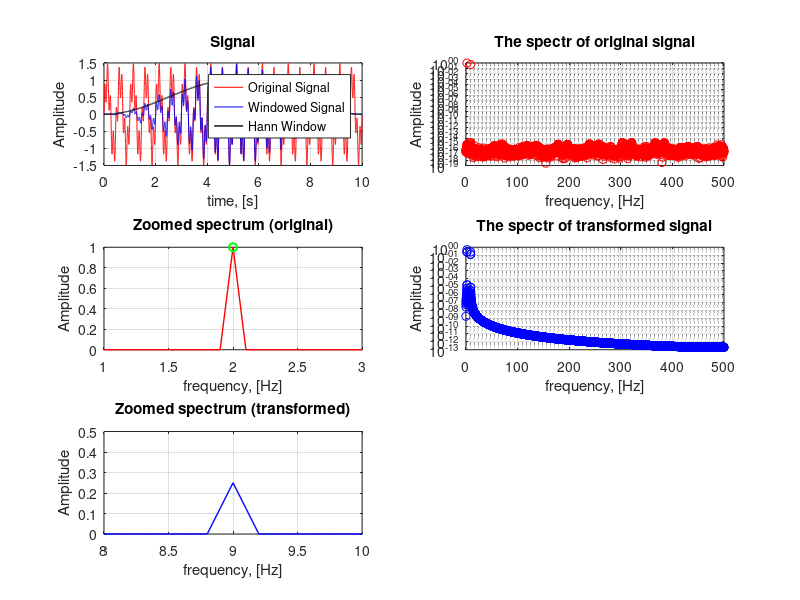

MATLAB code for this plot:
% Лабораторная работа №3: Свойства Дискретного Преобразования Фурье (ДПФ)
% Генерация случайного сигнала и его обработка

pkg load signal;

% 1. Параметры сигнала
Fs = 1000; % Частота дискретизации, Гц
T = 10;    % Длительность сигнала, с
N = Fs * T; % Количество точек
t = (0:N-1) / Fs; % Временной вектор

% Генерация случайного сигнала
f1 = randi([1, 10]); % Случайная частота 1, Гц
f2 = randi([1, 10]); % Случайная частота 2, Гц
signal = sin(2 * pi * f1 * t) + 0.5 * sin(2 * pi * f2 * t); % Сумма двух синусов с разными частотами

% Применение окна Ханна
window = hann(N)'; % Ханново окно
signal_windowed = signal .* window;

% 2. Расчет спектров
f = (0:N-1) * Fs / N; % Частоты
spectrum_original = abs(fft(signal)) / (N / 2);
spectrum_windowed = abs(fft(signal_windowed)) / (N / 2);

% Выбор половины спектра
spectrum_original = spectrum_original(1:N/2);
spectrum_windowed = spectrum_windowed(1:N/2);
f = f(1:N/2);

% 3. Построение графиков
figure;

% 1. Исходный сигнал с окном
subplot(3, 2, 1);
plot(t, signal, 'r', t, signal_windowed, 'b', t, window, 'k', 'LineWidth', 1);
title('Signal');
xlabel('time, [s]');
ylabel('Amplitude');
legend('Original Signal', 'Windowed Signal', 'Hann Window');
grid on;

% 2. Логарифмический спектр исходного сигнала
subplot(3, 2, 2);
stem(f, spectrum_original, 'r', 'LineWidth', 1);
title('The spectr of original signal');
xlabel('frequency, [Hz]');
ylabel('Amplitude');
set(gca, 'YScale', 'log'); % Логарифмическая шкала
grid on;

% 3. Линейный спектр исходного сигнала
subplot(3, 2, 3);
plot(f, spectrum_original, 'r', 'LineWidth', 1);
hold on;
[max_val1, idx1] = max(spectrum_original); % Пик спектра
plot(f(idx1), max_val1, 'go', 'LineWidth', 1.5);
title('Zoomed spectrum (original)');
xlabel('frequency, [Hz]');
ylabel('Amplitude');
xlim([f1-1, f1+1]); % Увеличение участка вокруг первой частоты
grid on;

% 4. Логарифмический спектр оконного сигнала
subplot(3, 2, 4);
stem(f, spectrum_windowed, 'b', 'LineWidth', 1);
title('The spectr of transformed signal');
xlabel('frequency, [Hz]');
ylabel('Amplitude');
set(gca, 'YScale', 'log'); % Логарифмическая шкала
grid on;

% 5. Линейный спектр оконного сигнала
subplot(3, 2, 5);
plot(f, spectrum_windowed, 'b', 'LineWidth', 1);
hold on;
[max_val2, idx2] = max(spectrum_windowed); % Пик спектра
plot(f(idx2), max_val2, 'go', 'LineWidth', 1.5);
title('Zoomed spectrum (transformed)');
xlabel('frequency, [Hz]');
ylabel('Amplitude');
xlim([f2-1, f2+1]); % Увеличение участка вокруг второй частоты
grid on;

% Убираем лишний график
subplot(3, 2, 6);
axis off;

